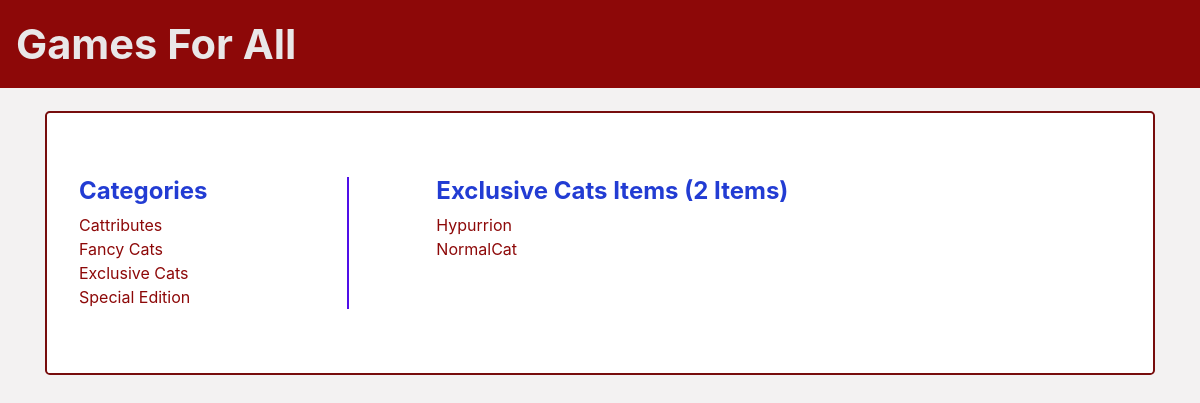
Page /catalog/Exclusive Cats/items/ on the committed database.
### db_setup.py (models this page shows, shortened)
class Category(Base):
    __tablename__ = 'category'
    id = Column(Integer, primary_key=True)
    name = Column(String(250), nullable=False)
    user_id = Column(Integer, ForeignKey('user.id'))
    user = relationship(User)

class Item(Base):
    __tablename__ = 'item'
    name = Column(String(80), nullable=False)
    id = Column(Integer, primary_key=True)
    description = Column(String(250))
    category_name = Column(Integer, ForeignKey('category.id'))
    category = relationship(Category)
    user_id = Column(Integer, ForeignKey('user.id'))
    user = relationship(User)
    picture = Column(String(250))

### project.py (the view)
@app.route('/catalog/<string:category_name>/items/')
def showItems(category_name):
    categories = session.query(Category).all()
    category = session.query(Category).filter_by(name=category_name).first()
    items = session.query(Item).filter_by(category=category)
    return render_template('category.html',
                           categories=categories, category=category,
                           items=items)

### templates/category.html (shortened to what this page needs)
{% include 'top.html' %}
         <main role="main" class="container">
            <div class="jumbotron">
                <div class="row">
                    <div class="col-3">
                        <h1 class="subtitle">Categories</h1>
                        <ul>
                            {% for c in categories %}
                                <li><a class="list" href="{{url_for('showItems', category_name = c.name)}}">{{c.name}}</a></li>
                            {% endfor %}
                        </ul>
                    </div>
                    <div class="col-1">
                        <div class="horizontal-divider"></div>
                    </div>
                    <div class="col-8">
                        <h1 class="subtitle">{{category.name}} Items ({{items.count()}} Items)
                        </h1>
                        <ul>
                            {% for i in items %}
                                <li><a class="list" href="{{url_for('showItem', category_name = category.name, item_name = i.name)}}">{{i.name}}</a></li>
                            {% endfor %}
                        </ul>
                    </div>
                </div>
            </div>
        </main>
    </body>
</html>

### static/main.css (style rules this page uses)
body { background-color: rgb(243, 242, 242); }
h1 { font-weight: bold; font-size: 1.5em; }
.list { color: #8d0808; }
ul { list-style-type: none; margin: 0; padding: 0; color: #8d0808; }
.jumbotron { margin-top: 2%; background-color: #ffffff; border: 2px solid #770d0d; }
.horizontal-divider { border-left: 2px solid #500fe8; height: 100%; position: absolute; }
.subtitle { color: #223cd3; }
a:link, a:visited, a:active, a:hover { color: #8d0808; }

### rows in the picture
Category: name "Cattributes"
Category: name "Fancy Cats"
Category: name "Exclusive Cats"
Category: name "Special Edition"
Item: name "Hypurrion"
Item: name "NormalCat"

### other values in the picture
{{ items.count() }} "2"
